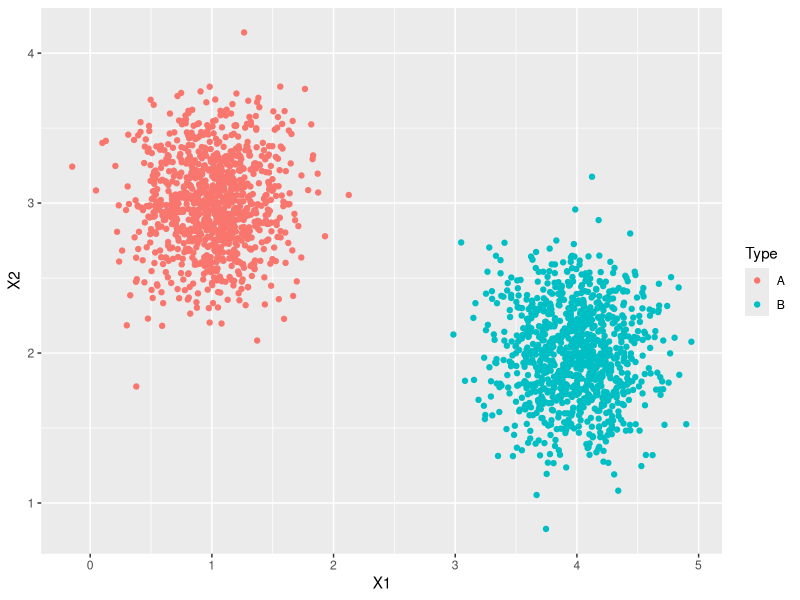

Here is the R script that generated this plot:
## ---- chunk 1
library(tidyverse)
## ---- chunk 2
set.seed(134)
N <- 1e3
MASS::mvrnorm(n = N, mu = c(1,3), Sigma = diag(c(0.1,0.1))) %>% 
  as.data.frame() %>% 
  mutate(Type = "A") %>% 
  bind_rows({
    MASS::mvrnorm(n = N, mu = c(4,2), Sigma = diag(c(0.1,0.1))) %>% 
      as.data.frame() %>% 
      mutate(Type = "B")
  }) %>% 
  set_names(c(paste0("X",1:2),"Type")) %>% 
  ggplot(aes(x=X1,y=X2)) +
    geom_point(aes(color=Type))
  
